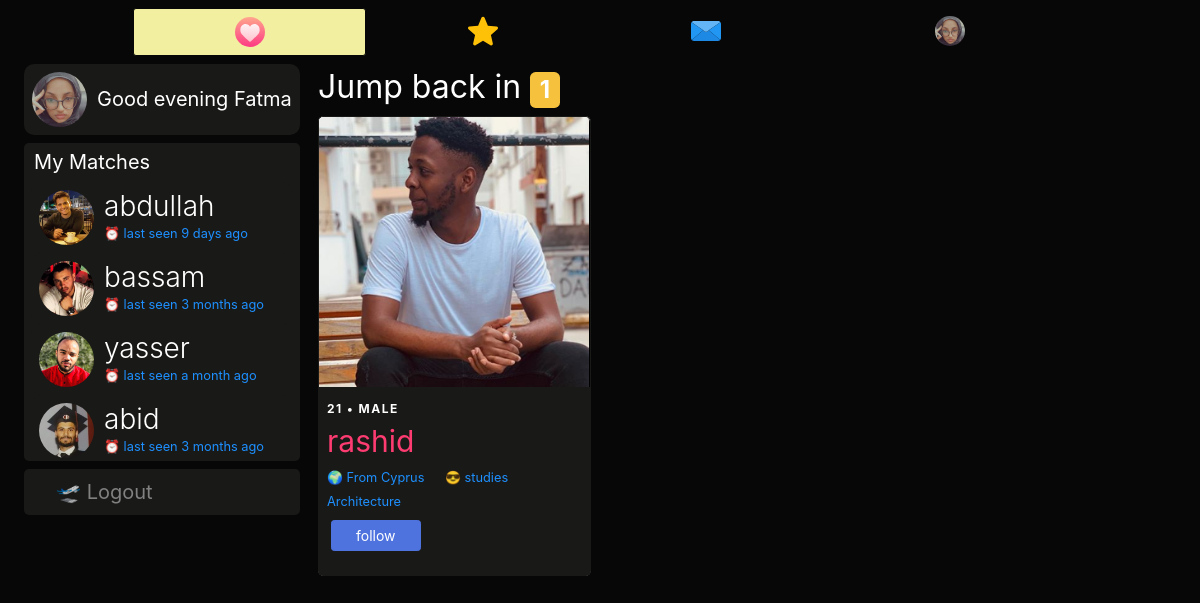
/home (signed in), run on the app's committed database.
### dating/models.py (models this page shows, shortened)
class User(db.Model, UserMixin):
	id = db.Column(db.Integer, primary_key=True)
	username = db.Column(db.String(20), unique=True, nullable=False)
	email = db.Column(db.String(120), unique=True, nullable=True)
	dp = db.Column(db.String(20), nullable=False, default='default.jpg')
	dp2 = db.Column(db.String(20), nullable=False, default='flip.png')
	dp3 = db.Column(db.String(20), nullable=False, default='plane.png')
	password = db.Column(db.String(60), nullable=False)
	last_seen = db.Column(db.DateTime, default=datetime.utcnow)
	date_joined = db.Column(db.DateTime, nullable=False, default=datetime.utcnow)
	department = db.Column(db.String(20), nullable=False)
	student_number = db.Column(db.Integer(), unique=True, nullable=True)
	age = db.Column(db.DateTime, nullable=False)
	gender = db.Column(db.String(20), nullable=False)
	country = db.Column(db.String(20), default="Cyprus", nullable=True)
	bio = db.Column(db.String(120), nullable=True)
	private = db.Column(db.Boolean, default=False, nullable=False)
	snapchat = db.Column(db.String(20), default="snapchat", nullable=True)
	instagram = db.Column(db.String(20), default="instagram", nullable=True)
	followed = db.relationship(
		'User', secondary=followers,
		primaryjoin=(followers.c.follower_id == id),
		secondaryjoin=(followers.c.followed_id == id),
		backref=db.backref('followers', lazy='dynamic'), lazy='dynamic')
	messages_sent = db.relationship('Message',
									foreign_keys='Message.sender_id',
									backref='author', lazy='dynamic')
	messages_received = db.relationship('Message',
										foreign_keys='Message.recipient_id',
										backref='recipient', lazy='dynamic')
	last_message_read_time = db.Column(db.DateTime)
	def is_following(self, user):
		return self.followed.filter(followers.c.followed_id == user.id).count() > 0
	def new_messages(self):
		last_read_time = self.last_message_read_time or datetime(1900, 1, 1)
		return Message.query.filter_by(recipient=self).filter(
			Message.timestamp > last_read_time).count()

### dating/routes.py (the view)
@app.route('/')
@app.route('/home', methods=['GET', 'POST'])
def home():
	if current_user.is_authenticated:
		users = User.query.all()
		match_with = set()
		for user in users:
			if not current_user.is_following(user) and current_user.gender != user.gender:
				match_with.add(user)
		hour = datetime.now().hour
		year = datetime.now().year
		greeting = "Good morning" if 5<=hour<12 else "Good afternoon" if hour<18 else "Good evening"
		return render_template('swipe.html', title="Match with friends", match_with=match_with, greeting=greeting, year=year, users=users)
	else:
		return render_template('intro.html', title="Intro")

### dating/models.py (called while the page is built)
@login_manager.user_loader
def load_user(user_id):
	return User.query.get(int(user_id))

### dating/routes.py (called while the page is built)
@app.before_request
def before_request():
	if current_user.is_authenticated:
		current_user.last_seen = datetime.utcnow()
		db.session.commit()

### dating/templates/swipe.html (shortened to what this page needs)
{% extends "layout.html" %}
{% block content %}
<div class="container-fluid">
  <div class="row">
    <div class="col-lg-3 d-none d-lg-block position-fixed">
      <a href="{{ url_for('user_posts',username=current_user.username) }}" style="text-decoration:none;">
      <header class="mb-2">
        <img src="{{ url_for('static', filename='profile_pics/' + current_user.dp) }}" alt="default profile" class="profile-thumbnail">
        <div class="profile-name">
          <span class="mt-2 pt-1" style="font-size:20px;color:#fff;">{{greeting}} {{current_user.username.title()}}</span>
        </div>
      </header>
    </a>
      <div style="background:#191917;padding:7px;cursor:pointer;border-radius:5px;overflow:auto;height:318px;">
        <h5 style="padding-left: 3px;">My Matches</h5>
        {% for user in users if user.is_following(current_user) and current_user.is_following(user) %}
        <a href="{{url_for('message', recipient=user.username)}}" style="text-decoration:none;">
        <header>
        <img src="{{ url_for('static', filename='profile_pics/' + user.dp) }}" alt="default profile" class="profile-thumbnail">
        <div class="profile-name">
          <h3>{{user.username}}</h3>
          <small>⏰ last seen {{ moment(user.last_seen).fromNow() }}</small>
        </div>
      </header>
    </a>
      {% endfor %}
      </div>
        <div class="mt-2" style="background:#191917;padding:8px 8px 8px 32px;font-size:20px;display:block;border-radius:5px;">
        <a href="{{ url_for('logout') }}" style="text-decoration:none;color:#818181;"> 🛫 Logout</a>
        </div>
      </div>
    <div class="col-lg-9 offset-lg-3">
       {% set p_matches = [] %}
     <h2 class="mt-1">Jump back in
      <span id="message_count" class="badge badge-warning" style="visibility: {% if p_matches | length > 0 %}
      visible {% else %} hidden {% endif %};">{{ p_matches | length }} </span>
     </h2>
     <div class="card-columns">
   {% for user in match_with %}
      {% if user %}
      <div class="card" style="border:1px solid #191917;border-radius:5px;">
        <a href="{{ url_for('user_posts',username=user.username) }}" style="text-decoration:none;">
        <div style="display:flex;overflow-x: auto">
          <img class="card-img-top img-fluid" src="{{ url_for('static', filename='profile_pics/' + user.dp) }}" alt="Card image cap" style="min-width:100%;max-height:400px;border-right:1px solid #000;">
        </div></a>
        <div class="card-block p-2" style="background:#191917;">
          <span style="text-transform:uppercase;font-weight:700;font-size:12px;letter-spacing:1.5px;">{{ year - user.age.year }} • {{ user.gender }}</span> <br>
          <a href="{{url_for('user_posts', username=user.username)}}" style="color:#fff;">
            <span class="card-title" style="font-size:30px;color:#FE3C72;">{{user.username}}</span> <br>
          </a>
          {% if user.country %} <small>🌍 From {{user.country}}</small> {% endif %}
          <small class="pl-3">😎 studies {{user.department}}</small>
          <br>
          <div style="display:flex;">
            <p><a class="btn btn-sm btn-primary mt-2 ml-1 px-4" href="{{ url_for('follow', username=user.username) }}">follow</a></p>
          </div>
        </div>
      </div>
    {% endif %}
  {% endfor %}
  </div>
</div>
</div>
{% endblock content %}

### dating/templates/layout.html (shortened to what this page needs)
<!doctype html>
<html lang="en">
  <head>
    <link href="{{ url_for('static', filename='sb-admin-2.min.css') }}" rel="stylesheet">
    <link rel="stylesheet" type="text/css" href="{{ url_for('static', filename='main.css') }}">
  </head>
  <body>
<nav class="navbar navbar-expand-md navbar-dark sticky-top justify-content-center d-none d-lg-block">
   <ul class="nav">
    <li {% if '/home' == request.path %}  class="active" {% endif %}>
      <a href="{{url_for('home')}}"><img src="{{ url_for('static', filename='resources/' + 'swipe.svg') }}" style="width:30px;height:30px;"></a>
    </li>
    <li {% if '/discover' == request.path %}  class="active" {% endif %}>
      <a href="{{url_for('discover')}}"><img src="{{ url_for('static', filename='resources/' + 'like.svg') }}" style="width:30px;height:30px;"></a>
    </li>
    <li {% if '/messages' == request.path %}  class="active" {% endif %}>
      <a href="{{url_for('messages')}}">
        <img src="{{ url_for('static', filename='resources/' + 'message.svg') }}" style="width:30px;height:30px;">
      </a>
    </li>
    <li>
      <a href="{{url_for('user_posts', username=current_user.username)}}">
        {% if current_user.is_authenticated %}
          <img src="{{ url_for('static', filename='profile_pics/' + current_user.dp) }}" style="width:30px;height:30px;border-radius:50%">
        {% else %}
        <img src="https://www.flaticon.com/premium-icon/icons/svg/3133/3133799.svg" style="width:30px;height:30px;">
        {% endif %}
      </a>
    </li>
</ul>
</nav>
  {% block content %} {% endblock %}
  </body>
</html>

### dating/static/main.css (style rules this page uses)
body { background:#070707; color:#fff; }
nav { background:#070707; }
small { color: #1e90ff; }
h3 { font-weight: 300; }
header { display: flex; flex-direction: row; color:#fff; background:#191917; border-radius:10px; padding:8px; cursor:pointer; }
header .profile-thumbnail { width: 55px; height: 55px; border-radius: 50%; }
header .profile-name { display: flex; flex-direction:column; margin-left: 10px; }
header h3, header h4 { display: flex; margin: 0; }

### dating/templates/layout.html (style rules this page uses)
ul.nav { width:80%; margin:0 auto; padding:0; list-style:none; background-color:none; text-align:center; font-family: sans-serif; }
.nav li { display:inline-block; width:25%; margin:0; padding:0; }
.nav a { text-align:center; padding:8px 0 8px 0; margin:0; display:block; text-decoration:none; color: #fff; }
.active { background: #F3EFA1; border: 1px solid #070707; border-radius: 3px; }
ul.nav li:first-child a { border:none; }
ul.nav li:last-child a { border:none; }

### data on the page
User: dp (picture), username "Fatma"
User: dp (picture), username "abdullah", last_seen "9 days ago"
User: dp (picture), username "bassam", last_seen "3 months ago"
User: dp (picture), username "yasser", last_seen "a month ago"
User: dp (picture), username "abid", last_seen "3 months ago"
User: dp (picture), year-user.age.year "21", gender "MALE", username "rashid", country "Cyprus", department "Architecture"

### other printed values
{{ p_matches | length }} "1"
